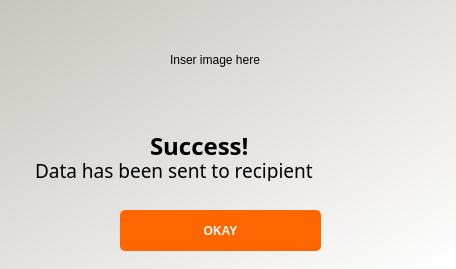
<?xml version="1.0" encoding="UTF-8"?>
<ui version="4.0">
 <class>Dialog</class>
 <widget class="QDialog" name="Dialog">
  <property name="geometry">
   <rect>
    <x>0</x>
    <y>0</y>
    <width>456</width>
    <height>269</height>
   </rect>
  </property>
  <property name="windowTitle">
   <string>Dialog</string>
  </property>
  <property name="styleSheet">
   <string notr="true">QDialog#Dialog{
	background-color:qlineargradient(spread:pad, x1:0.005, y1:0, x2:1, y2:1, stop:0 rgba(200, 197, 191, 255), stop:1 rgba(255, 255, 255, 255))}</string>
  </property>
  <widget class="QLabel" name="label_2">
   <property name="geometry">
    <rect>
     <x>150</x>
     <y>130</y>
     <width>141</width>
     <height>31</height>
    </rect>
   </property>
   <property name="font">
    <font>
     <family>Montserrat</family>
     <pointsize>18</pointsize>
     <weight>75</weight>
     <bold>true</bold>
    </font>
   </property>
   <property name="styleSheet">
    <string notr="true">font-weight:bold;
color: black;</string>
   </property>
   <property name="text">
    <string>Success!</string>
   </property>
  </widget>
  <widget class="QLabel" name="label_3">
   <property name="geometry">
    <rect>
     <x>35</x>
     <y>160</y>
     <width>371</width>
     <height>21</height>
    </rect>
   </property>
   <property name="font">
    <font>
     <family>Montserrat</family>
     <pointsize>14</pointsize>
     <weight>50</weight>
     <bold>false</bold>
    </font>
   </property>
   <property name="styleSheet">
    <string notr="true">color: black;</string>
   </property>
   <property name="text">
    <string>Data has been sent to recipient</string>
   </property>
  </widget>
  <widget class="QPushButton" name="btnOkay">
   <property name="geometry">
    <rect>
     <x>120</x>
     <y>210</y>
     <width>201</width>
     <height>41</height>
    </rect>
   </property>
   <property name="font">
    <font>
     <weight>75</weight>
     <bold>true</bold>
    </font>
   </property>
   <property name="styleSheet">
    <string notr="true">color: #ffffff;
border-radius:5px;
background-color: rgb(255, 102, 0);
padding: 10px;
font-weight: bold;
icon-size: 40px;</string>
   </property>
   <property name="text">
    <string>OKAY</string>
   </property>
  </widget>
  <widget class="QLabel" name="label_4">
   <property name="geometry">
    <rect>
     <x>170</x>
     <y>10</y>
     <width>100</width>
     <height>100</height>
    </rect>
   </property>
   <property name="styleSheet">
    <string notr="true"/>
   </property>
   <property name="text">
    <string>Inser image here</string>
   </property>
  </widget>
 </widget>
 <resources/>
 <connections/>
</ui>
